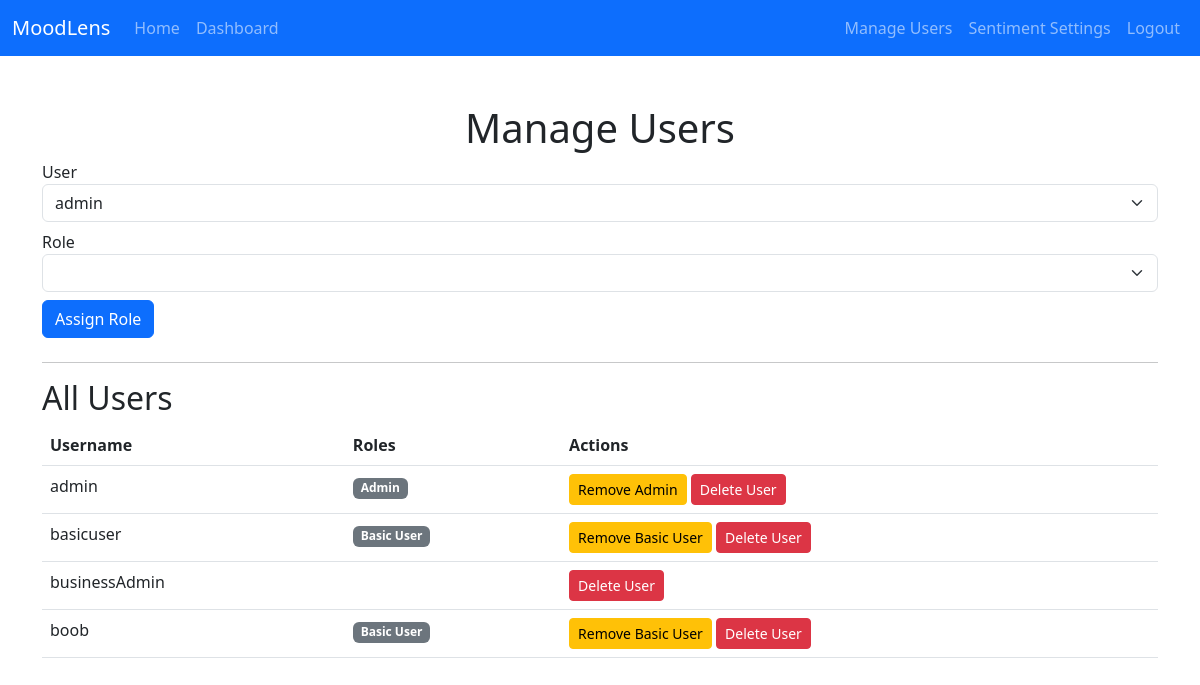
/admin/manage_users (signed in), run on the app's committed database.
### modules/models.py (models this page shows, shortened)
class User(UserMixin, db.Model):
    __tablename__ = 'users'
    id = db.Column(db.Integer, primary_key=True)
    username = db.Column(db.String(150), unique=True, nullable=False)
    password_hash = db.Column(db.String(150), nullable=False)
    roles = db.relationship(
        'Role',
        secondary='user_roles',  # Reference the user_roles table
        backref=db.backref('users', lazy='dynamic')  # Allows querying users from a role
    )
    def has_role(self, role_name):
        if not self.roles:  # Handle None or empty list
            return False
        return any(role.name == role_name for role in self.roles)

class Role(db.Model):
    __tablename__ = 'roles'
    id = db.Column(db.Integer, primary_key=True)
    name = db.Column(db.String(80), unique=True, nullable=False)
    description = db.Column(db.String(200))
    def __repr__(self):
        return f"<Role {self.name}>"

### modules/routes/admin_routes.py (the view, shortened to what this page needs)
@admin_routes.route("/manage_users", methods=["GET", "POST"])
@login_required
def manage_users():
    if not current_user.has_role("Admin"):
        flash("Access denied: Admins only.", "danger")
        return redirect(url_for("main.index"))
    users = User.query.all()
    roles = Role.query.all()
    return render_template("manage_users.html", users=users, roles=roles)

### app.py (called while the page is built)
@login_manager.user_loader
def load_user(user_id):
    return User.query.get(int(user_id))

### templates/manage_users.html (shortened to what this page needs)
{% extends "base.html" %}
{% block content %}
<h1 class="text-center">Manage Users</h1>
<form method="POST" class="mb-4">
    <div class="form-group mb-2">
        <label for="user">User</label>
        <select name="user_id" id="user" class="form-select" required>
            {% for user in users %}
            <option value="{{ user.id }}">{{ user.username }}</option>
            {% endfor %}
        </select>
    </div>
    <div class="form-group mb-2">
        <label for="role">Role</label>
        <select name="role_id" id="role" class="form-select" required>
            {% for role in roles %}
            <option value="{{ role.id }}">{{ role.name }}</option>
            {% endfor %}
        </select>
    </div>
    <button type="submit" name="action" value="assign" class="btn btn-primary">Assign Role</button>
</form>
<hr>
<h2>All Users</h2>
<table class="table">
    <thead>
        <tr>
            <th>Username</th>
            <th>Roles</th>
            <th>Actions</th>
        </tr>
    </thead>
    <tbody>
        {% for user in users %}
        <tr>
            <td>{{ user.username }}</td>
            <td>
                {% for role in user.roles %}
                <span class="badge bg-secondary">{{ role.name }}</span>
                {% endfor %}
            </td>
            <td>
                {% for role in user.roles %}
                <form method="POST" class="d-inline">
                    <button type="submit" name="action" value="remove" class="btn btn-sm btn-warning">Remove {{ role.name }}</button>
                </form>
                {% endfor %}
                <form method="POST" class="d-inline">
                    <button type="submit" name="action" value="delete" class="btn btn-sm btn-danger">Delete User</button>
                </form>
            </td>
        </tr>
        {% endfor %}
    </tbody>
</table>
{% endblock %}

### data on the page
User: username "admin"
Role: name "Admin"
User: username "basicuser"
Role: name "Basic User"
User: username "businessAdmin"
User: username "boob"

### other printed values
form field user_id "admin"
